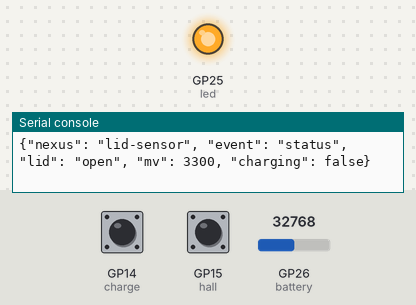
Bench run of a program on a simulated Raspberry Pi Pico running MicroPython. Parts: output pins drawn as LEDs (lit = HIGH), the last lines printed to the serial console. Inputs (shaded band) come from the test bench; at power-on: GP15 (hall) HIGH, GP14 (charge) HIGH, GP26 (battery) = 32768 (analog values on the 0–65535 scale).

Above: at 8.2 s.
8.3 s: GP15 (hall) driven LOW
At 9.5 s:
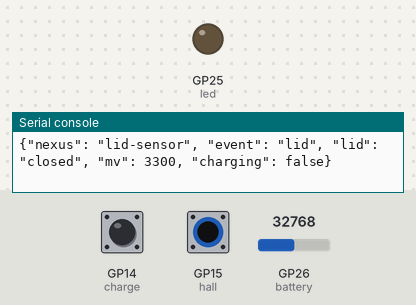
17.3 s: GP15 (hall) pulsed HIGH 2 times (0.12 s each, 0.3 s apart)
Timing chart, 0 to 21.3 s (numbered marks = the images above; inputs shaded):
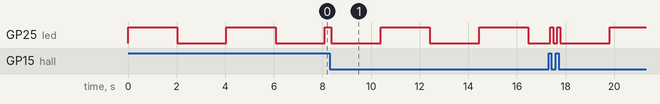

The program:

main.py
```python
import json
import sys
import time

from machine import ADC, Pin

HALL_PIN = 15
CHARGE_PIN = 14
BATTERY_ADC_PIN = 26
DIVIDER_RATIO = 2.0
REFERENCE_MV = 3300
REPORT_EVERY_MS = 2000
DEBOUNCE_MS = 40
SAMPLES = 16

hall = Pin(HALL_PIN, Pin.IN, Pin.PULL_UP)
charge = Pin(CHARGE_PIN, Pin.IN, Pin.PULL_UP)
battery = ADC(BATTERY_ADC_PIN)
led = Pin("LED", Pin.OUT)


def battery_mv():
    total = 0
    for _ in range(SAMPLES):
        total += battery.read_u16()
        time.sleep_ms(1)
    return int(total / SAMPLES * REFERENCE_MV / 65535 * DIVIDER_RATIO)


def lid_state():
    return "closed" if hall.value() == 0 else "open"


def report(event, lid):
    message = {
        "nexus": "lid-sensor",
        "event": event,
        "lid": lid,
        "mv": battery_mv(),
        "charging": charge.value() == 0,
    }
    sys.stdout.write(json.dumps(message) + "\n")
    led.toggle()


last_lid = lid_state()
last_report = time.ticks_ms()
report("boot", last_lid)

while True:
    current = lid_state()
    if current != last_lid:
        time.sleep_ms(DEBOUNCE_MS)
        if lid_state() == current:
            last_lid = current
            report("lid", last_lid)
            last_report = time.ticks_ms()
    if time.ticks_diff(time.ticks_ms(), last_report) >= REPORT_EVERY_MS:
        report("status", last_lid)
        last_report = time.ticks_ms()
    time.sleep_ms(20)
```

Measured:
- by itself, GP25 (led): alternates HIGH for 2.0 s and LOW for 2.0 s
